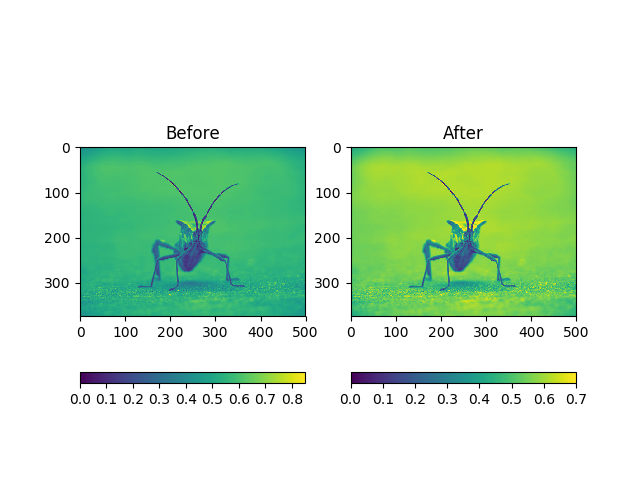

Here is the Python script that generated this plot:
import matplotlib.pyplot as plt
import matplotlib.image as mpimg

img = mpimg.imread('bug.png')
lum_img = img[:,:,0]


plt.hist(lum_img.ravel(), bins = 256, range = (0.0, 1.0), fc = 'k', ec = 'k')

plt.savefig("Playing_with_bug_again_histogram.png")

plt.show()

## =================================

'''
orientation : [None|’vertical’|’horizontal’]
              The orientation of the colorbar. Typically, this keyword shouldn’t be used, as it can be derived
              from the location keyword.
'''

plt.subplot(121)

plt.imshow(lum_img)
plt.colorbar(orientation = 'horizontal')
plt.title('Before')

plt.subplot(122)

plt.imshow(lum_img, clim=(0.0, 0.7))
plt.colorbar(orientation = 'horizontal')
plt.title('After')

plt.savefig("Playing_with_bug_again.png")

plt.show()

## =================================

##
##  Interpolations
## =================================

from PIL import Image

img = Image.open('bug.png')
img.thumbnail((64, 64), Image.ANTIALIAS) # resizes image in-place
imgplot = plt.imshow(img)
plt.title('Default interpolation')
plt.savefig("Playing_with_bug_again_Default_interpolation.png")

plt.show()

imgplot = plt.imshow(img, interpolation = "nearest")
plt.title('Nearest interpolation')
plt.savefig("Playing_with_bug_again_Nearest_interpolation.png")

plt.show()

imgplot = plt.imshow(img, interpolation = "bicubic")
plt.title('Bicubic interpolation')
plt.savefig("Playing_with_bug_again_Bicubic_interpolation.png")

plt.show()

# source : https://matplotlib.org/users/image_tutorial.html